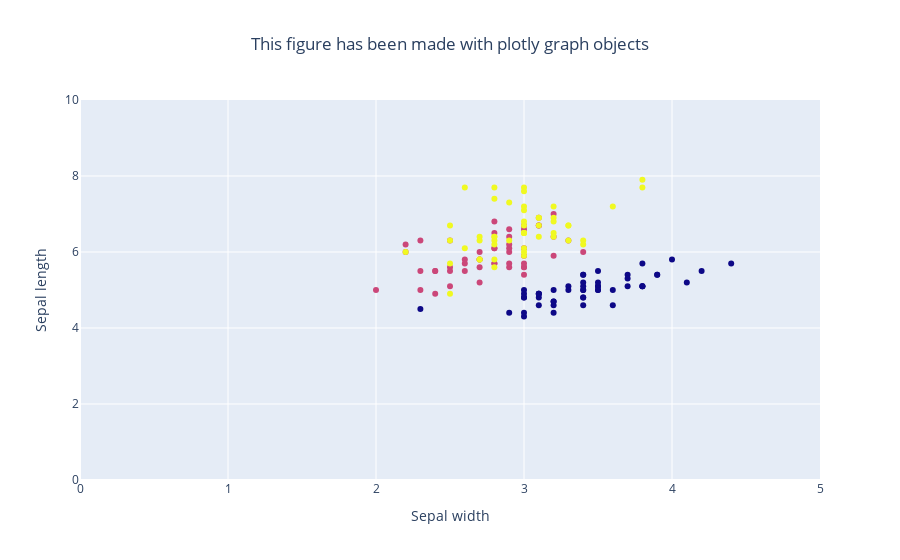

The code cell stored with this chart in its notebook:
### Markdown cell above
#### Updating a figure
You can update an existing figure by adding new traces or changing the layout as follows, thanks to the `add_trace` and `update_layout` methods :

### Code cell
fig = go.Figure(
    data = go.Scatter(
        x = df['sepal_width'],
        y = df['sepal_length'],
        mode = 'markers',
        marker = go.scatter.Marker(color = df['species_id'])),
    layout = go.Layout(
        title = go.layout.Title(text = "This figure has been made with plotly graph objects", x = 0.5),
        xaxis = go.layout.XAxis(title = 'Sepal width', range = [0, 5]),
        yaxis = go.layout.YAxis(title = 'Sepal length', range = [0, 10])
    )
)

fig.show()

### Figure 1 — Plotly figure (JSON) as saved in the notebook; plotly's stock layout.template omitted (floating-point values rounded to 4 significant figures; data arrays with more than 128 entries replaced by an {"elided": "..."} marker saying what was removed)
{"data": [{"marker": {"color": {"elided": "150 int values"}}, "mode": "markers", "type": "scatter", "x": {"elided": "150 float values"}, "y": {"elided": "150 float values"}}], "layout": {"title": {"text": "This figure has been made with plotly graph objects", "x": 0.5}, "xaxis": {"range": [0, 5], "title": {"text": "Sepal width"}}, "yaxis": {"range": [0, 10], "title": {"text": "Sepal length"}}}}
